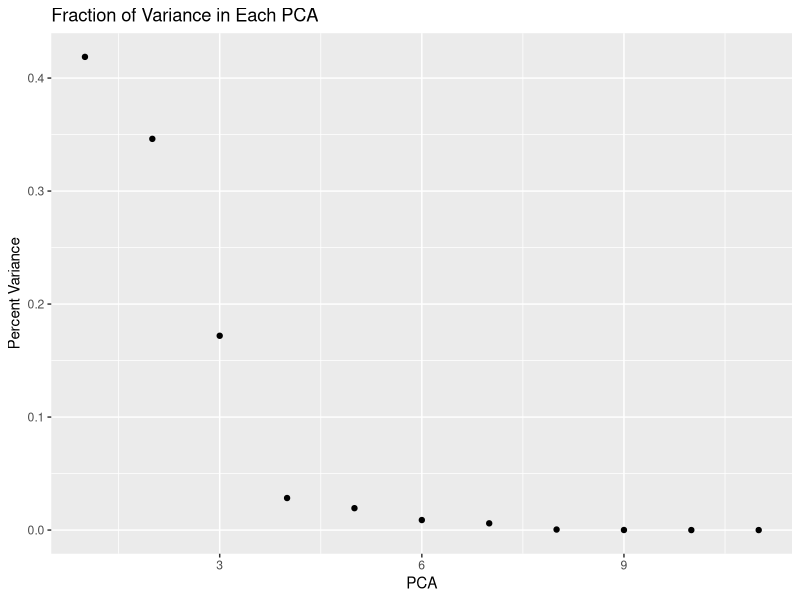

Generate this figure with R: (Note: this script raises an error after producing the figure.)
## ---- chunk 1
knitr::opts_chunk$set(echo = TRUE)
## ---- chunk 2
library(tidyverse)
library(ggplot2)
## ---- chunk 3
#bring it in
realSat <- read_csv(here::here("realSat.csv"))

realSat
#make into data frame
saturation=realSat
#make into data frame
saturation=as.data.frame(saturation)


#save one for later with all variables
satSave=saturation

## ---- chunk 4
#remove characters
saturation=saturation[,-1]
saturation=saturation[,-1]
saturation=saturation[,-1]
saturation

satMatrix=matrix(as.numeric(unlist(saturation)), nrow=nrow(saturation))
#no nas
satMatrix[!rowSums(!is.finite(satMatrix)),]
satMatrix[!is.finite(satMatrix)] <- 0
## ---- chunk 5
#scale it
x1=scale(satMatrix, center=TRUE, scale=TRUE)
#make sure there are no nas
x1[!rowSums(!is.finite(x1)),]
x1[!is.finite(x1)] <- 0



#linear algebra to calculate your covariance matrix

#covariance matrix
coSat=(t(x1)%*%x1/(nrow(x1)-1))
head(coSat)

#correlation is standard covariance!
head(cor(satMatrix))


#find a matrix ("P") (our EOFs) that we can multiply by our original matrix to turn it into orthogonal indices (our PCs).

#use svd() on covariance matrix.
out2=svd(coSat)

#look at names
names(out2)

#look at diagnol
save4l8er2=diag(out2$d)

#look at sum of saved for later...should be PCA
sum(save4l8er2)
print(save4l8er2)
#11

#project data onto new axes
PCs2=(x1%*%out2$v)
#11 of them
dim(PCs2)
cov(PCs2)


#total covariance
sum(out2$d)
#11 because it is normalized

#how much of each dataset variability is represented by each PC
fracVariance2=out2$d/sum(out2$d)
fracVariance2
dim(fracVariance2)


# [1] 4.187441e-01 3.461850e-01 1.719439e-01 2.835371e-02 1.937701e-02 8.877331e-03 5.966391e-03
#  [8] 4.780208e-04 6.950682e-05 4.192625e-06 8.821132e-07

#save for later one
sum(save4l8er2)
#28
out2$d/sum(out2$d)

## ---- chunk 6
#make x the same as pcas...there is 50 of them!
x2=c(1:11)


ggplot()+geom_point(aes(x=x2, y=fracVariance2))+ggtitle("Fraction of Variance in Each PCA")+xlab("PCA")+ylab("Percent Variance")

## ---- chunk 7
#look at it
head(gcData)


#data frame with the original data, and PCs...combine "saturation" names with PCS
df2 = cbind(as.data.frame(PCs2),saturation[1:nrow(x1),]) 


#remove na from satSave
satSave=satSave[-51,]
#merge them with formation name

#check size
dim(df2)
dim(satSave)
#cut a row off
df2=df2[-51,]
df2=df2[-51,]

#now bind
df2=cbind(df2, satSave$Formation)

#renamed unit
colnames(df2)[colnames(df2)=="satSave$Formation"] <- "Unit"

#as a data.frame, it converts them to v1, v2 and v3, etc.. 
#and eigenvectors (out2$v) with names from the saturation columns
df3 = cbind(as.data.frame(out2$v),names(saturation))
dim(df3)

#rename as saturation
colnames(df3)[colnames(df3)=="names(saturation)"] <- "names"

#get bottom NA out
df2
df3


#and make an awesome plot, we're going to compare PC1 and PC2

ggplot(df2, aes(x = V1, y= V2))+geom_point(aes(colour=Unit),size=6)+
  #first just plotting points and colouring them by the cut
  
  geom_hline(yintercept=0)+geom_vline(xintercept=0)+
  
  #then we'll plot some 0 lines for our reference
  coord_fixed(xlim=c(-4,4),ylim=c(-4,4))+
  
  #and set the scale
  geom_segment(data=df3,aes(x=0,y=0,xend = V1*arrowScale, yend = V2*arrowScale))+
  
  #Now we'll add lines that correspond to our eigen vectors
  geom_text(data=df3,aes(x = V1*arrowScale, y = V2*arrowScale,label=names))
  #and label those lines

saturationPC=ggplot(df2, aes(x = V1, y= V2))+geom_point(aes(colour=Unit),size=6)+
  #first just plotting points and colouring them by the cut
  
  geom_hline(yintercept=0)+geom_vline(xintercept=0)+
  
  #then we'll plot some 0 lines for our reference
  coord_fixed(xlim=c(-4,4),ylim=c(-4,4))+
  
  #and set the scale
  geom_segment(data=df3,aes(x=0,y=0,xend = V1*arrowScale, yend = V2*arrowScale))+
  
  #Now we'll add lines that correspond to our eigen vectors
  geom_text(data=df3,aes(x = V1*arrowScale, y = V2*arrowScale,label=names))
  #and label those lines


ggsave("saturation index.jpg", width = 15, height = 15, units = "in")

## ---- chunk 8
#look at it
satSave=satSave[-7,]
satSave

#data frame with the original data, and PCs...combine "saturation" names with PCS
df2 = cbind(as.data.frame(PCs2),saturation[1:nrow(x1),]) 


#remove na from satSave
satSave=satSave[-51,]
#merge them with formation name

#check size
dim(df2)
dim(satSave)
#cut a row off
df2=df2[-51,]
df2=df2[-51,]
df2=df2[-50,]
#now bind
df2=cbind(df2, satSave$Season)

#renamed unit
colnames(df2)[colnames(df2)=="satSave$Season"] <- "Month"

#as a data.frame, it converts them to v1, v2 and v3, etc.. 
#and eigenvectors (out2$v) with names from the saturation columns
df3 = cbind(as.data.frame(out2$v),names(saturation))
dim(df3)

#rename as saturation
colnames(df3)[colnames(df3)=="names(saturation)"] <- "names"

#get bottom NA out
df2
df3


#and make an awesome plot, we're going to compare PC1 and PC2

ggplot(df2, aes(x = V1, y= V2))+geom_point(aes(colour=Month),size=6)+
  #first just plotting points and colouring them by the cut
  
  geom_hline(yintercept=0)+geom_vline(xintercept=0)+
  
  #then we'll plot some 0 lines for our reference
  coord_fixed(xlim=c(-4,4),ylim=c(-4,4))+
  
  #and set the scale
  geom_segment(data=df3,aes(x=0,y=0,xend = V1*arrowScale, yend = V2*arrowScale))+
  
  #Now we'll add lines that correspond to our eigen vectors
  geom_text(data=df3,aes(x = V1*arrowScale, y = V2*arrowScale,label=names))
  #and label those lines


ggsave("monthly saturation.jpg", width = 15, height = 15, units = "in")

## ---- chunk 9
#look at it
satSave=satSave[-7,]
satSave

#data frame with the original data, and PCs...combine "saturation" names with PCS
df2 = cbind(as.data.frame(PCs2),saturation[1:nrow(x1),]) 


#remove na from satSave
satSave=satSave[-51,]
#merge them with formation name

#check size
dim(df2)
dim(satSave)
#cut a row off
df2=df2[-51,]
df2=df2[-51,]
df2=df2[-50,]
#now bind
df2=cbind(df2, satSave$Spring)

#renamed unit
colnames(df2)[colnames(df2)=="satSave$Spring"] <- "Spring"

#as a data.frame, it converts them to v1, v2 and v3, etc.. 
#and eigenvectors (out2$v) with names from the saturation columns
df3 = cbind(as.data.frame(out2$v),names(saturation))
dim(df3)

#rename as saturation
colnames(df3)[colnames(df3)=="names(saturation)"] <- "names"

#get bottom NA out
df2
df3


#and make an awesome plot, we're going to compare PC1 and PC2

ggplot(df2, aes(x = V1, y= V2))+geom_point(aes(colour=Spring),size=6)+
  #first just plotting points and colouring them by the cut
  
  geom_hline(yintercept=0)+geom_vline(xintercept=0)+
  
  #then we'll plot some 0 lines for our reference
  coord_fixed(xlim=c(-4,4),ylim=c(-5,5))+
  
  #and set the scale
  geom_segment(data=df3,aes(x=0,y=0,xend = V1*arrowScale, yend = V2*arrowScale))+
  
  #Now we'll add lines that correspond to our eigen vectors
  geom_text(data=df3,aes(x = V1*arrowScale, y = V2*arrowScale,label=names))
  #and label those lines


ggsave("spring saturation.jpg", width = 15, height = 15, units = "in")

## ---- chunk 10
saturation

satSave
satSave=satSave[-51,]

###CALCITE!
#normal
ggplot()+geom_point(aes(x=satSave$Formation, y=satSave$Calcite), shape=22, fill="lightgreen", color="black", size=4)+ggtitle("Calcite Saturation for Grand Canyon Formations")+ylab("Calcite Saturation")+xlab(NULL)+theme_bw()+theme_bw()+
theme(axis.title.y=element_text(size=15),axis.text.y=element_text(size=12),axis.title.x=element_text(size=16), plot.title=element_text(size=20, face="bold", color="black"))

#box plot
ggplot(satSave, aes(Formation, Calcite))+geom_boxplot(fill="lightgreen", color="black")+geom_point(width = 0.3, shape=24, fill="darkgreen", color="black", size=2)+theme_classic()+xlab(NULL)+ggtitle("Calcite Saturation for Grand Canyon Formations")+ylab("Calcite Saturation")+theme_bw()+
theme(axis.title.y=element_text(size=15),axis.text.y=element_text(size=12),axis.title.x=element_text(size=16), plot.title=element_text(size=20, face="bold", color="black"))


bp1=ggplot(satSave, aes(Formation, Calcite))+geom_boxplot(fill="lightgreen", color="black")+geom_point(width = 0.3, shape=24, fill="darkgreen", color="black", size=2)+theme_classic()+xlab(NULL)+ggtitle("Calcite Saturation for Grand Canyon Formations")+ylab("Calcite Saturation")+theme_bw()+
theme(axis.title.y=element_text(size=15),axis.text.y=element_text(size=12),axis.title.x=element_text(size=16), plot.title=element_text(size=20, face="bold", color="black"))


## ---- chunk 11
ggplot()+geom_point(aes(x=satSave$Formation, y=satSave$Dolomite), shape=22, fill="lightblue", color="black", size=4)+ggtitle("Dolomite Saturation for Grand Canyon Formations")+ylab("Dolomite Saturation")+xlab(NULL)+theme_bw()+theme_bw()+
theme(axis.title.y=element_text(size=15),axis.text.y=element_text(size=12),axis.title.x=element_text(size=16), plot.title=element_text(size=20, face="bold", color="black"))

#box plot
ggplot(satSave, aes(Formation, Dolomite))+geom_boxplot(fill="lightblue", color="black")+geom_point(width = 0.3, shape=24, fill="darkblue", color="black", size=2)+theme_classic()+xlab(NULL)+ggtitle("Dolomite Saturation for Grand Canyon Formations")+ylab("Dolomite Saturation")+theme_bw()+
theme(axis.title.y=element_text(size=15),axis.text.y=element_text(size=12),axis.title.x=element_text(size=16), plot.title=element_text(size=19, face="bold", color="black"))

bp2=ggplot(satSave, aes(Formation, Dolomite))+geom_boxplot(fill="lightblue", color="black")+geom_point(width = 0.3, shape=24, fill="darkblue", color="black", size=2)+theme_classic()+xlab(NULL)+ggtitle("Dolomite Saturation for Grand Canyon Formations")+ylab("Dolomite Saturation")+theme_bw()+
theme(axis.title.y=element_text(size=15),axis.text.y=element_text(size=12),axis.title.x=element_text(size=16), plot.title=element_text(size=19, face="bold", color="black"))

## ---- chunk 12

ggplot()+geom_point(aes(x=satSave$Formation, y=satSave$Aragonite), shape=22, fill="red4", color="black", size=4)+ggtitle("Aragonite Saturation for Grand Canyon Formations")+ylab("Aragonite Saturation")+xlab(NULL)+theme_bw()+theme_bw()+
theme(axis.title.y=element_text(size=15),axis.text.y=element_text(size=12),axis.title.x=element_text(size=16), plot.title=element_text(size=20, face="bold", color="black"))

#box plot
ggplot(satSave, aes(Formation, Aragonite))+geom_boxplot(fill="red4", color="black")+geom_point(width = 0.3, shape=24, fill="red4", color="black", size=2)+theme_classic()+xlab(NULL)+ggtitle("Aragonite Saturation for Grand Canyon Formations")+ylab("Aragonite Saturation")+theme_bw()+
theme(axis.title.y=element_text(size=15),axis.text.y=element_text(size=12),axis.title.x=element_text(size=16), plot.title=element_text(size=17, face="bold", color="black"))

bp3=ggplot(satSave, aes(Formation, Aragonite))+geom_boxplot(fill="red4", color="black")+geom_point(width = 0.3, shape=24, fill="red4", color="black", size=2)+theme_classic()+xlab(NULL)+ggtitle("Aragonite Saturation for Grand Canyon Formations")+ylab("Aragonite Saturation")+theme_bw()+
theme(axis.title.y=element_text(size=15),axis.text.y=element_text(size=12),axis.title.x=element_text(size=16), plot.title=element_text(size=17, face="bold", color="black"))
## ---- chunk 13
satSave

ggplot()+geom_point(aes(x=satSave$Formation, y=satSave$Gibbsite), shape=22, fill="orange", color="black", size=4)+ggtitle("Gibbsite Saturation for Grand Canyon Formations")+ylab("Gibbsite Saturation")+xlab(NULL)+theme_bw()+theme_bw()+
theme(axis.title.y=element_text(size=15),axis.text.y=element_text(size=12),axis.title.x=element_text(size=16), plot.title=element_text(size=20, face="bold", color="black"))

#box plot
ggplot(satSave, aes(Formation, Gibbsite))+geom_boxplot(fill="orange", color="black")+geom_jitter(width = 0.3, shape=24, fill="darkorange", color="black", size=2)+theme_classic()+xlab(NULL)+ggtitle("Gibbsite Saturation for Grand Canyon Formations")+ylab("Gibbsite Saturation")+theme_bw()+
theme(axis.title.y=element_text(size=15),axis.text.y=element_text(size=12),axis.title.x=element_text(size=16), plot.title=element_text(size=19, face="bold", color="black"))

bp4=ggplot(satSave, aes(Formation, Gibbsite))+geom_boxplot(fill="orange", color="black")+geom_jitter(width = 0.3, shape=24, fill="darkorange", color="black", size=2)+theme_classic()+xlab(NULL)+ggtitle("Gibbsite Saturation for Grand Canyon Formations")+ylab("Gibbsite Saturation")+theme_bw()+
theme(axis.title.y=element_text(size=15),axis.text.y=element_text(size=12),axis.title.x=element_text(size=16), plot.title=element_text(size=19, face="bold", color="black"))

## ---- chunk 14
ggplot()+geom_point(aes(x=satSave$Formation, y=satSave$Goethite), shape=22, fill="brown", color="black", size=4)+ggtitle("Geothite Saturation for Grand Canyon Formations")+ylab("Geothite Saturation")+xlab(NULL)+theme_bw()+theme_bw()+
theme(axis.title.y=element_text(size=15),axis.text.y=element_text(size=12),axis.title.x=element_text(size=16), plot.title=element_text(size=20, face="bold", color="black"))

#box plot
ggplot(satSave, aes(Formation, Goethite))+geom_boxplot(fill="brown", color="black")+geom_jitter(width = 0.3, shape=24, fill="brown", color="black", size=2)+theme_classic()+xlab(NULL)+ggtitle("Goethite Saturation for Grand Canyon Formations")+ylab("Goethite Saturation")+theme_bw()+
theme(axis.title.y=element_text(size=15),axis.text.y=element_text(size=12),axis.title.x=element_text(size=16), plot.title=element_text(size=19, face="bold", color="black"))

bp5=ggplot(satSave, aes(Formation, Goethite))+geom_boxplot(fill="brown", color="black")+geom_jitter(width = 0.3, shape=24, fill="brown", color="black", size=2)+theme_classic()+xlab(NULL)+ggtitle("Goethite Saturation for Grand Canyon Formations")+ylab("Goethite Saturation")+theme_bw()+
theme(axis.title.y=element_text(size=15),axis.text.y=element_text(size=12),axis.title.x=element_text(size=16), plot.title=element_text(size=19, face="bold", color="black"))

## ---- chunk 15

satSave
ggplot()+geom_point(aes(x=satSave$Formation, y=satSave$Halite), shape=22, fill="purple", color="black", size=4)+ggtitle("Halite for Grand Canyon Formations")+ylab("Halite Saturation")+xlab(NULL)+theme_bw()+theme_bw()+
theme(axis.title.y=element_text(size=15),axis.text.y=element_text(size=12),axis.title.x=element_text(size=16), plot.title=element_text(size=20, face="bold", color="black"))

#box plot
ggplot(satSave, aes(Formation, Halite))+geom_boxplot(fill="purple", color="black")+geom_jitter(width = 0.3, shape=24, fill="purple", color="black", size=2)+theme_classic()+xlab(NULL)+ggtitle("Halite Saturation for Grand Canyon Formations")+ylab("Halite Saturation")+theme_bw()+
theme(axis.title.y=element_text(size=15),axis.text.y=element_text(size=12),axis.title.x=element_text(size=16), plot.title=element_text(size=19, face="bold", color="black"))

bp6=ggplot(satSave, aes(Formation, Halite))+geom_boxplot(fill="purple", color="black")+geom_jitter(width = 0.3, shape=24, fill="purple", color="black", size=2)+theme_classic()+xlab(NULL)+ggtitle("Halite Saturation for Grand Canyon Formations")+ylab("Halite Saturation")+theme_bw()+
theme(axis.title.y=element_text(size=15),axis.text.y=element_text(size=12),axis.title.x=element_text(size=16), plot.title=element_text(size=19, face="bold", color="black"))


## ---- chunk 16
satSave
satSave
ggplot()+geom_point(aes(x=satSave$Formation, y=satSave$Siderite), shape=22, fill="yellow", color="black", size=4)+ggtitle("Siderite for Grand Canyon Formations")+ylab("Siderite Saturation")+xlab(NULL)+theme_bw()+theme_bw()+
theme(axis.title.y=element_text(size=15),axis.text.y=element_text(size=12),axis.title.x=element_text(size=16), plot.title=element_text(size=20, face="bold", color="black"))

#box plot
ggplot(satSave, aes(Formation, Siderite))+geom_boxplot(fill="yellow", color="black")+geom_jitter(width = 0.3, shape=24, fill="yellow", color="black", size=2)+theme_classic()+xlab(NULL)+ggtitle("Siderite Saturation for Grand Canyon Formations")+ylab("Siderite Saturation")+theme_bw()+
theme(axis.title.y=element_text(size=15),axis.text.y=element_text(size=12),axis.title.x=element_text(size=16), plot.title=element_text(size=19, face="bold", color="black"))

bp7=ggplot(satSave, aes(Formation, Siderite))+geom_boxplot(fill="yellow", color="black")+geom_jitter(width = 0.3, shape=24, fill="yellow", color="black", size=2)+theme_classic()+xlab(NULL)+ggtitle("Siderite Saturation for Grand Canyon Formations")+ylab("Siderite Saturation")+theme_bw()+
theme(axis.title.y=element_text(size=15),axis.text.y=element_text(size=12),axis.title.x=element_text(size=16), plot.title=element_text(size=19, face="bold", color="black"))

## ---- chunk 17
ggplot()+geom_point(aes(x=satSave$Formation, y=satSave$CO2), shape=22, fill="grey", color="black", size=4)+ggtitle("CO2 (g) for Grand Canyon Formations")+ylab("Co2 Saturation")+xlab(NULL)+theme_bw()+theme_bw()+
theme(axis.title.y=element_text(size=15),axis.text.y=element_text(size=12),axis.title.x=element_text(size=16), plot.title=element_text(size=20, face="bold", color="black"))

#box plot
ggplot(satSave, aes(Formation, CO2))+geom_boxplot(fill="grey", color="black")+geom_jitter(width = 0.3, shape=24, fill="grey", color="black", size=2)+theme_classic()+xlab(NULL)+ggtitle("CO2 Saturation for Grand Canyon Formations")+ylab("CO2 Saturation")+theme_bw()+
theme(axis.title.y=element_text(size=15),axis.text.y=element_text(size=12),axis.title.x=element_text(size=16), plot.title=element_text(size=19, face="bold", color="black"))

bp8=ggplot(satSave, aes(Formation, CO2))+geom_boxplot(fill="grey", color="black")+geom_jitter(width = 0.3, shape=24, fill="grey", color="black", size=2)+theme_classic()+xlab(NULL)+ggtitle("CO2 Saturation for Grand Canyon Formations")+ylab("CO2 Saturation")+theme_bw()+
theme(axis.title.y=element_text(size=15),axis.text.y=element_text(size=12),axis.title.x=element_text(size=16), plot.title=element_text(size=19, face="bold", color="black"))

## ---- chunk 18
ggplot()+geom_point(aes(x=satSave$Formation, y=satSave$Aluminium_hydroxide), shape=22, fill="darkblue", color="black", size=4)+ggtitle("Aluminum hydroxide for Grand Canyon Formations")+ylab("Co2 Saturation")+xlab(NULL)+theme_bw()+theme_bw()+
theme(axis.title.y=element_text(size=15),axis.text.y=element_text(size=12),axis.title.x=element_text(size=16), plot.title=element_text(size=20, face="bold", color="black"))

#box plot
ggplot(satSave, aes(Formation, Aluminium_hydroxide))+geom_boxplot(fill="blue", color="black")+geom_jitter(width = 0.3, shape=24, fill="blue", color="black", size=2)+theme_classic()+xlab(NULL)+ggtitle("Aluminium Hydroxide Saturation\n for Grand Canyon Formations")+ylab("Aluminium Hydroxide Saturation")+theme_bw()+
theme(axis.title.y=element_text(size=15),axis.text.y=element_text(size=12),axis.title.x=element_text(size=16), plot.title=element_text(size=19, face="bold", color="black"))

bp9=ggplot(satSave, aes(Formation, Aluminium_hydroxide))+geom_boxplot(fill="blue", color="black")+geom_jitter(width = 0.3, shape=24, fill="blue", color="black", size=2)+theme_classic()+xlab(NULL)+ggtitle("Aluminium Hydroxide Saturation\n for Grand Canyon Formations")+ylab("Aluminium Hydroxide Saturation")+theme_bw()+
theme(axis.title.y=element_text(size=15),axis.text.y=element_text(size=12),axis.title.x=element_text(size=16), plot.title=element_text(size=19, face="bold", color="black"))
## ---- chunk 19
#gridsssss
library(grid)
library(gridExtra)

#Calcite and Dolomite
bp1= ggplot_gtable(ggplot_build(bp1))
bp2= ggplot_gtable(ggplot_build(bp2))

maxWidth = unit.pmax(bp1$widths[2:3], bp2$widths[2:3])

bp1$widths[2:3] <- maxWidth
bp2$widths[2:3] <- maxWidth


ga1=grid.arrange(bp1, bp2, ncol = 1 )



ggsave("calcite and dolomite.jpg", ga1)


#aragonite and CO2
bp3= ggplot_gtable(ggplot_build(bp3))
bp8= ggplot_gtable(ggplot_build(bp8))

maxWidth = unit.pmax(bp3$widths[2:3], bp8$widths[2:3])

bp3$widths[2:3] <- maxWidth
bp8$widths[2:3] <- maxWidth

ga2=grid.arrange(bp3, bp8, ncol = 1)
ggsave("aragonite and CO2.jpg", ga2)

#geothite and gibbsite
bp4= ggplot_gtable(ggplot_build(bp4))
bp5= ggplot_gtable(ggplot_build(bp5))

maxWidth = unit.pmax(bp4$widths[2:3], bp5$widths[2:3])

bp4$widths[2:3] <- maxWidth
bp5$widths[2:3] <- maxWidth

ga3=grid.arrange(bp4, bp5, ncol = 1)

ggsave("geothite and gibbsite.jpg", ga3)

#Halite and Siderite
bp6= ggplot_gtable(ggplot_build(bp6))
bp7= ggplot_gtable(ggplot_build(bp7))

maxWidth = unit.pmax(bp6$widths[2:3], bp7$widths[2:3])

bp6$widths[2:3] <- maxWidth
bp7$widths[2:3] <- maxWidth

ga4=grid.arrange(bp6, bp7, ncol = 1)

ggsave("halite and siderite.jpg", ga4)
